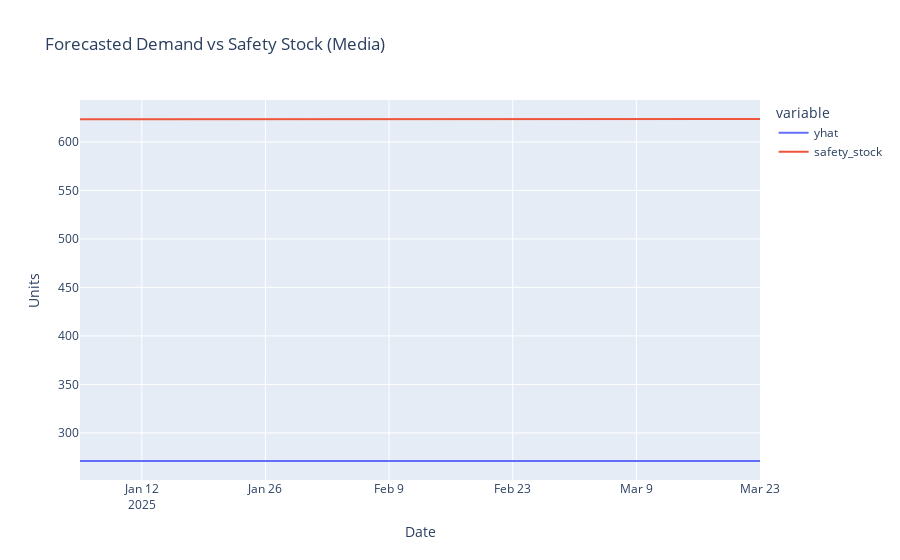

Write notebook code for a chart like this one.
### Code cell
# Example: merge forecasted demand + LP safety stock
forecasted_demand = forecast[['ds','yhat']].tail(12)  # last 12 weeks forecast
forecasted_demand['safety_stock'] = forecasted_demand['yhat'] * safety_stock_multiplier

fig = px.line(forecasted_demand, x='ds', y=['yhat','safety_stock'],
              labels={'ds':'Date', 'value':'Units'},
              title='Forecasted Demand vs Safety Stock (Media)')
fig.show()

### Figure 1 — Plotly figure (JSON) as saved in the notebook; plotly's stock layout.template omitted (floating-point values rounded to 4 significant figures)
{"data": [{"hovertemplate": "variable=yhat<br>Date=%{x}<br>Units=%{y}<extra></extra>", "legendgroup": "yhat", "line": {"color": "#636efa", "dash": "solid"}, "marker": {"symbol": "circle"}, "mode": "lines", "name": "yhat", "orientation": "v", "showlegend": true, "type": "scatter", "x": ["2025-01-05T00:00:00.000000000", "2025-01-12T00:00:00.000000000", "2025-01-19T00:00:00.000000000", "2025-01-26T00:00:00.000000000", "2025-02-02T00:00:00.000000000", "2025-02-09T00:00:00.000000000", "2025-02-16T00:00:00.000000000", "2025-02-23T00:00:00.000000000", "2025-03-02T00:00:00.000000000", "2025-03-09T00:00:00.000000000", "2025-03-16T00:00:00.000000000", "2025-03-23T00:00:00.000000000"], "xaxis": "x", "y": [271.1, 271.1, 271.1, 271.1, 271.1, 271.1, 271.1, 271.1, 271.1, 271.1, 271.1, 271.1], "yaxis": "y"}, {"hovertemplate": "variable=safety_stock<br>Date=%{x}<br>Units=%{y}<extra></extra>", "legendgroup": "safety_stock", "line": {"color": "#EF553B", "dash": "solid"}, "marker": {"symbol": "circle"}, "mode": "lines", "name": "safety_stock", "orientation": "v", "showlegend": true, "type": "scatter", "x": ["2025-01-05T00:00:00.000000000", "2025-01-12T00:00:00.000000000", "2025-01-19T00:00:00.000000000", "2025-01-26T00:00:00.000000000", "2025-02-02T00:00:00.000000000", "2025-02-09T00:00:00.000000000", "2025-02-16T00:00:00.000000000", "2025-02-23T00:00:00.000000000", "2025-03-02T00:00:00.000000000", "2025-03-09T00:00:00.000000000", "2025-03-16T00:00:00.000000000", "2025-03-23T00:00:00.000000000"], "xaxis": "x", "y": [623.4, 623.4, 623.5, 623.5, 623.5, 623.5, 623.5, 623.5, 623.5, 623.6, 623.6, 623.6], "yaxis": "y"}], "layout": {"legend": {"title": {"text": "variable"}, "tracegroupgap": 0}, "title": {"text": "Forecasted Demand vs Safety Stock (Media)"}, "xaxis": {"anchor": "y", "domain": [0, 1], "title": {"text": "Date"}}, "yaxis": {"anchor": "x", "domain": [0, 1], "title": {"text": "Units"}}}}
